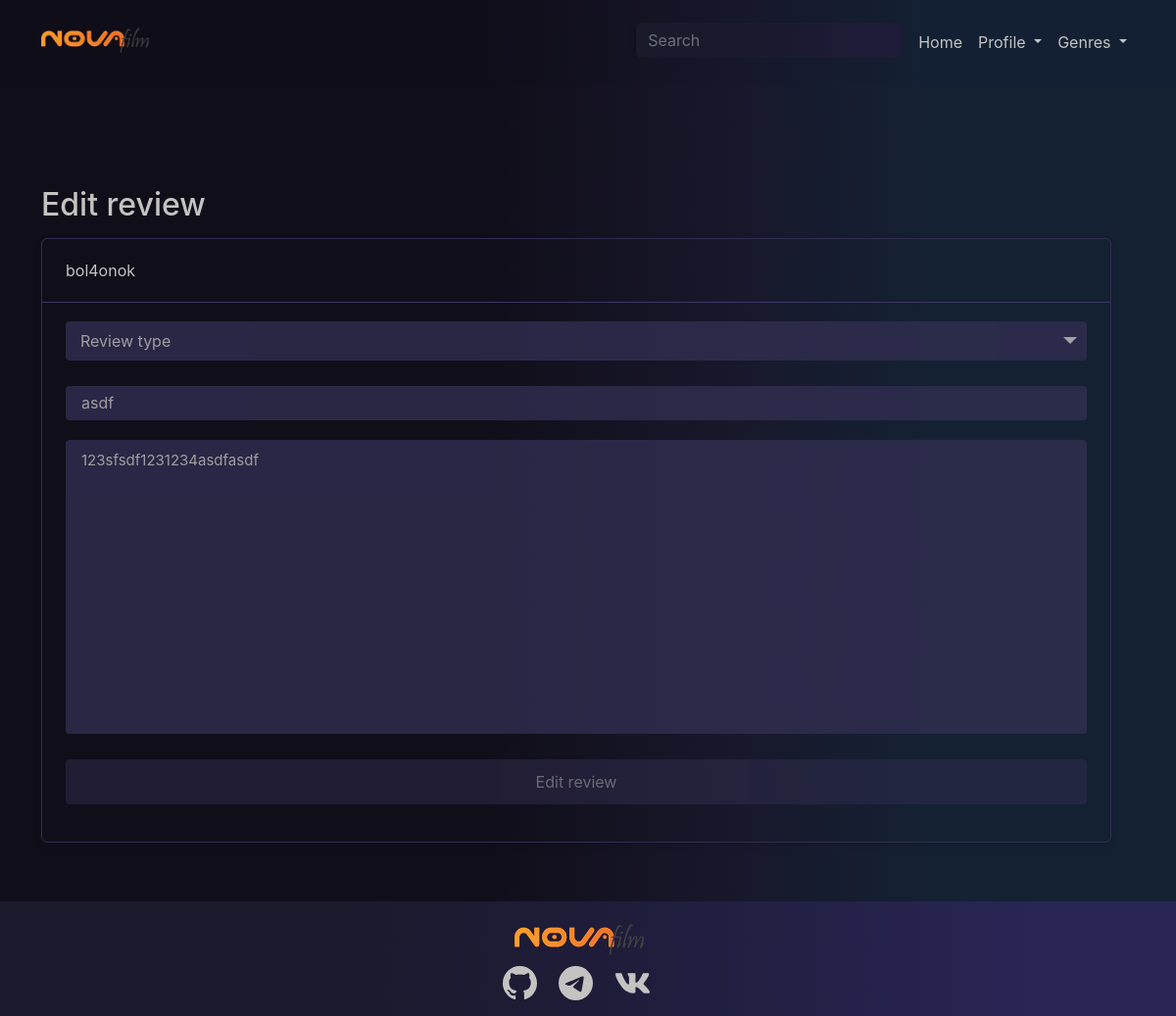
The page /edit_review_film/last_night_in_soho/bol4onok (signed in) on the database its author committed.
### users/models.py (models this page shows)
class CustomUser(AbstractUser):
    email = models.EmailField(max_length=64,
                              help_text='Enter a valid email address',
                              unique=True,
                              default='',
                              )
    is_verified = models.BooleanField('verified', default=False)
    USERNAME_FIELD = 'email'
    REQUIRED_FIELDS = ['username']

### web/models.py (models this page shows, shortened)
class UserReviewMovie(models.Model):
    user = models.ForeignKey('users.CustomUser', on_delete=models.CASCADE,
                             default=None)
    movie = models.ForeignKey('Movie', on_delete=models.CASCADE,
                              default=None)
    review_type = models.CharField(max_length=100,
                                   choices=type_of_review)
    title = models.CharField(max_length=100)
    text = models.TextField(max_length=10_000)
    created = models.DateTimeField(auto_now_add=True,
                                   null=True)

### users/views.py (the view, shortened to what this page needs)
class EditReviewFilmView(View, EditReviewBaseMixin):
    def get(self, request, film_slug, username):
        film_obj = Movie.objects.filter(slug=film_slug).first()
        review_obj = UserReviewMovie.objects.filter(movie=film_obj)
        return self._return_get_response(request, username, review_obj)

### users/service/mixins/edit_review_base.py (called while the page is built)
    def _return_get_response(self, request, username, review_model):
        user_obj = CustomUser.objects.filter(username=username).first()
        if request.user.is_authenticated and username == request.user.username:
            review_obj = review_model.get(
                user=user_obj
            )
            return render(request, self.template,
                          {'review_obj': review_obj})
        return redirect('main_page')

### users/templates/users/edit_review_page_base.html (shortened to what this page needs)
{% extends 'web/base.html' %}
{% load static %}
{% block title_style %}
    <link rel="stylesheet" href="{% static 'css/edit_review.css' %}">
    <link rel=" stylesheet" href="{% static 'css/movie_serial_page.css' %}">
{% endblock title_style %}
{% block content %}
    <section class="edit_review_section">
        <div class="container">
            <div class="row">
                <div id="write_review_user" class="row block_review_write">
                    <div class="col-12">
                        <h2 class="mov_rating_text text-start">Edit review</h2>
                        <form method="post" id="form_view_submit">
                            <div class="border_style_form_send_review">
                                <div class="user_info_send_review user_info">
                                    <a class="mov_rating_text"
                                       href="{% url 'profile_page' request.user.username %}">{{ request.user.username }}</a>
                                </div>
                                <div class="user_review">
                                    <div class="custom-select">
                                    </div>
                                    <div class="title_form_review_container">
                                        <input placeholder="Title" id="input_title" class="w-100" maxlength="10"
                                               value="{{ review_obj.title }}" required>
                                    </div>
                                    <div class="text_form_review_container">
                                        <textarea placeholder="Text" id="textarea_form_review"
                                                  class="text_area_review w-100"
                                                  required>{{ review_obj.text }}</textarea>
                                    </div>
                                    <div class="button_form_review_container">
                                        <button data-cinema-type="film" id="button_review_send" type="button"
                                                class="disable_btn btn_from_review">Edit review
                                        </button>
                                    </div>
                                </div>
                            </div>
                        </form>
                    </div>
                </div>
            </div>
        </div>
    </section>
{% endblock content %}

### web/static/css/base.css (style rules this page uses)
:root { --main_animation_dropdown_menu: .5s; --main_color_font: rgb(201, 201, 198); }
body { font-family: 'Inter', sans-serif; background: rgb(16, 14, 25); background: linear-gradient(90deg, rgba(16, 14, 25, 1) 41%, rgba(24, 23, 42, 1) 61%, rgba(20, 33, 51, 1) 79%); }
a { text-decoration: none; }
section { padding: 60px 0; }

### users/static/css/edit_review.css (style rules this page uses)
.edit_review_section { margin-top: 100px; }

### web/static/css/movie_serial_page.css (style rules this page uses)
.disable_btn { box-shadow: none; cursor: not-allowed; opacity: 0.5 !important; pointer-events: none; }
.mov_rating_text { color: rgb(197, 195, 193); text-align: center; padding-bottom: 7px; }
.border_style_form_send_review { border: 1px solid rgb(49, 45, 80); border-radius: 6px; box-shadow: 0 2px 6px 1px rgb(0 0 0 / 10%); }
.user_info { padding: 20px 24px; }
.user_review { padding: 19px 24px 38px; }
.custom-select { padding-bottom: 20px; }
.user_info_send_review { border-bottom: 1px solid rgb(60, 55, 101); }
.block_review_write { margin-top: 30px; }
.title_form_review_container { margin-bottom: 20px; font-size: 16px; position: relative; }
#input_title { background: rgb(49, 45, 80); border: none; color: #C5C3C1; padding: 10px 16px 12px; opacity: 0.8; height: 35px; outline: none; border-radius: 4px; }
.text_form_review_container { margin-bottom: 20px; }
#textarea_form_review { background: rgb(49, 45, 80); border: none; outline: none; color: #C5C3C1; padding: 10px 16px; font-size: 15px; resize: none; height: 300px; opacity: 0.8; border-radius: 4px; }
.button_form_review_container { width: 100%; }
#button_review_send { background: rgb(49, 45, 80); outline: none; width: 100%; color: #C5C3C1; display: block; box-sizing: border-box; margin: 0; padding: 11px 28px; border: 0 solid transparent; border-radius: 4px; -webkit-appearance: none; opacity: 0.8; }

### rows shown on the page
CustomUser: user.username "bol4onok"
UserReviewMovie: title "asdf", text "123sfsdf1231234asdfasdf"
